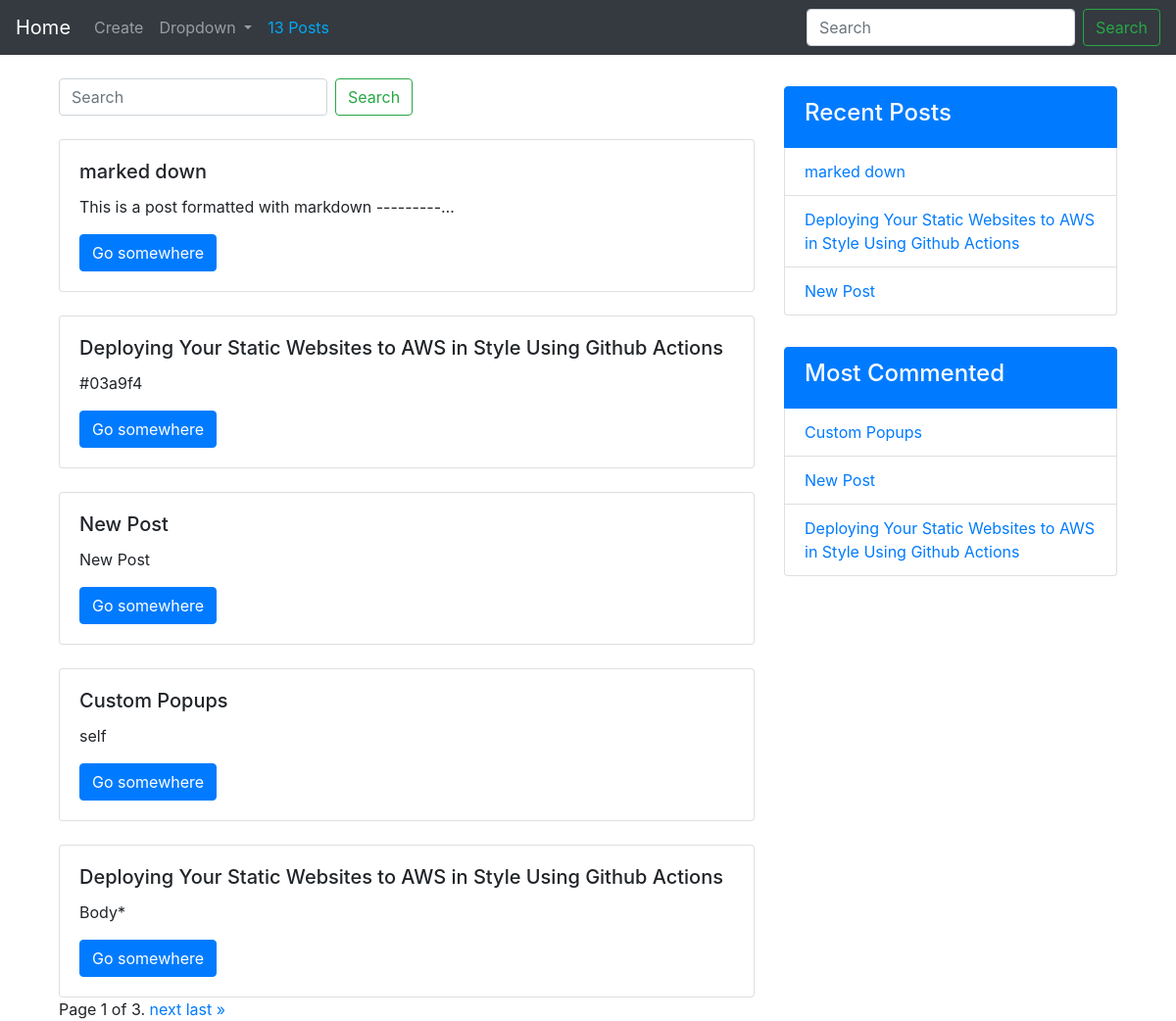
The page / on the database its author committed.
### blog/models.py (models this page shows, shortened)
class Post(models.Model):
  STATUS_CHOICES = (
    ('draft', 'Draft'),
    ('published', 'Published')
  )
  title = models.CharField(max_length=120)
  slug = models.SlugField(null=True, blank=True)
  author = models.ForeignKey(to=User, on_delete=models.CASCADE)
  body = models.TextField()
  publish = models.DateTimeField(default=timezone.now())
  created = models.DateTimeField(auto_now_add=True)
  updated = models.DateTimeField(auto_now=True)
  status = models.CharField(max_length=120, choices = STATUS_CHOICES)
  tag = models.ManyToManyField(to=Tag, related_name='tagged', blank=True, null=True)
  objects = models.Manager()
  published = PostModelManager()
  class Meta:
    ordering = ['-created']
  def get_absolute_url(self):
    return reverse('post:detail', kwargs={'slug':self.slug})

### blog/views.py (the view)
# urls.py: path('', PostListView.as_view(), name='home'),
class PostListView(ListView):
  template_name = 'post_list.html'
  queryset = Post.published.all()
  context_object_name = 'posts'
  paginate_by = 5
  def get_context_data(self, *args, **kwargs):
    data = super(PostListView, self).get_context_data(*args, **kwargs)
    search_filter =  self.request.GET.get('q')
    if search_filter:
      data['posts'] = Post.published.search(search_filter)
    return data

### blog/models.py (called while the page is built)
  def get_queryset(self):
    qs = super(PostModelManager, self).get_queryset()
    return qs.filter(status='published')

### blog/templatetags/blog_tags.py (called while the page is built)
@register.simple_tag
def total_posts():
  return Post.published.count()

@register.inclusion_tag('recent.html')
def most_recent(post=3):
  context  = {"recent_posts": Post.published.all().order_by('-id')[:post]}
  return context

@register.simple_tag
def most_commented(count=3):
  qs = Post.published.annotate(total_comment=Count('comments')).order_by('-total_comment')[:count]
  return qs

### blog/templates/post_list.html (shortened to what this page needs)
{% extends 'base.html' %}
{% load blog_tags %}
{% block content %}
<div class="container">
  <div class="row">
    <div class="col-md-8">
      <form class="form-inline mt-4">
        <input class="form-control mr-sm-2" type="search" placeholder="Search" name="q" aria-label="Search">
        <button class="btn btn-outline-success my-2 my-sm-0" type="submit">Search</button>
      </form>
      {% for post in posts %}
      <div class="card mt-4" >
        <div class="card-body">
          <h5 class="card-title">{{post.title}}</h5>
          <p class="card-text">{{post.body|truncatechars:50}}</p>
          <a href="{{post.get_absolute_url}}" class="btn btn-primary">Go somewhere</a>
        </div>
      </div>
      {% endfor %}
      {% include 'pagination.html' with page=posts %}
    </div>
    <div class="col-md-4">
      {% most_recent %}
      <ul class="list-group mt-4">
        <li class="list-group-item active mt-2">
          <h4 class="">Most Commented</h4>
        </li>
        {% most_commented as qs %}
        {% for post in qs %}
        <li class="list-group-item">
          <a href="{{post.get_absolute_url}}">{{post.title}}</a>
        </li>
        {% endfor %}
      </ul>
    </div>
  </div>
</div>
{% endblock content %}

### blog/templates/base.html (shortened to what this page needs)
<!doctype html>
<html lang="en">
  <head>
    <link rel="stylesheet" href="https://stackpath.bootstrapcdn.com/bootstrap/4.4.1/css/bootstrap.min.css">
  </head>
  <body>
    {% include 'navbar.html' %}
    <div class="container">
      {% block content %}
      {% endblock content %}
    </div>
  </body>
</html>

### blog/templates/navbar.html (shortened to what this page needs)
{% load blog_tags %}
<nav class="navbar navbar-expand-lg navbar-dark bg-dark">
  <a class="navbar-brand" href="{% url 'post:home' %}">Home</a>
  <div class="collapse navbar-collapse" id="navbarSupportedContent">
    <ul class="navbar-nav mr-auto">
      <li class="nav-item">
        <a class="nav-link" href="{% url 'post:create' %}">Create</a>
      </li>
      <li class="nav-item dropdown">
        <a class="nav-link dropdown-toggle" href="#" id="navbarDropdown" role="button" data-toggle="dropdown" aria-haspopup="true" aria-expanded="false">
          Dropdown
        </a>
      </li>
      <li class="nav-item">
        <a class="nav-link active " href="#" tabindex="-1" aria-disabled="true" style="color: #03a9f4;">
          {% total_posts %} Posts
        </a>
      </li>
    </ul>
    <form class="form-inline my-2 my-lg-0">
      <input class="form-control mr-sm-2" type="search" placeholder="Search" aria-label="Search">
      <button class="btn btn-outline-success my-2 my-sm-0" type="submit">Search</button>
    </form>
  </div>
</nav>

### blog/templates/pagination.html (shortened to what this page needs)
<div class="pagination">
  <span class="step-links">
      <span class="current">
          Page {{ page_obj.number }} of {{ page_obj.paginator.num_pages }}.
      </span>
      {% if page_obj.has_next %}
          <a href="?page={{ page_obj.next_page_number }}">next</a>
          <a href="?page={{ page_obj.paginator.num_pages }}">last &raquo;</a>
      {% endif %}
  </span>
</div>

### blog/templates/recent.html
<ul class="list-group mt-4">
  <li class="list-group-item active mt-2">
    <h4 class="">Recent Posts</h4>
  </li>
  {% for post in recent_posts %}
  <li class="list-group-item">
    <a href="{{post.get_absolute_url}}">{{post.title}}</a>
  </li>
  {% endfor %}
</ul>

### rows shown on the page
Post: title "marked down", body "This is a post formatted with markdown ---------…"
Post: title "Deploying Your Static Websites to AWS in Style Using Github Actions", body "#03a9f4"
Post: title "New Post", body "New Post"
Post: title "Custom Popups", body "self"
Post: title "Deploying Your Static Websites to AWS in Style Using Github Actions", body "Body*"
Post: title "Custom Popups"
Post: title "Deploying Your Static Websites to AWS in Style Using Github Actions"

### other values the page prints
{{ page_obj.number }} "1"
{{ page_obj.paginator.num_pages }} "3"
